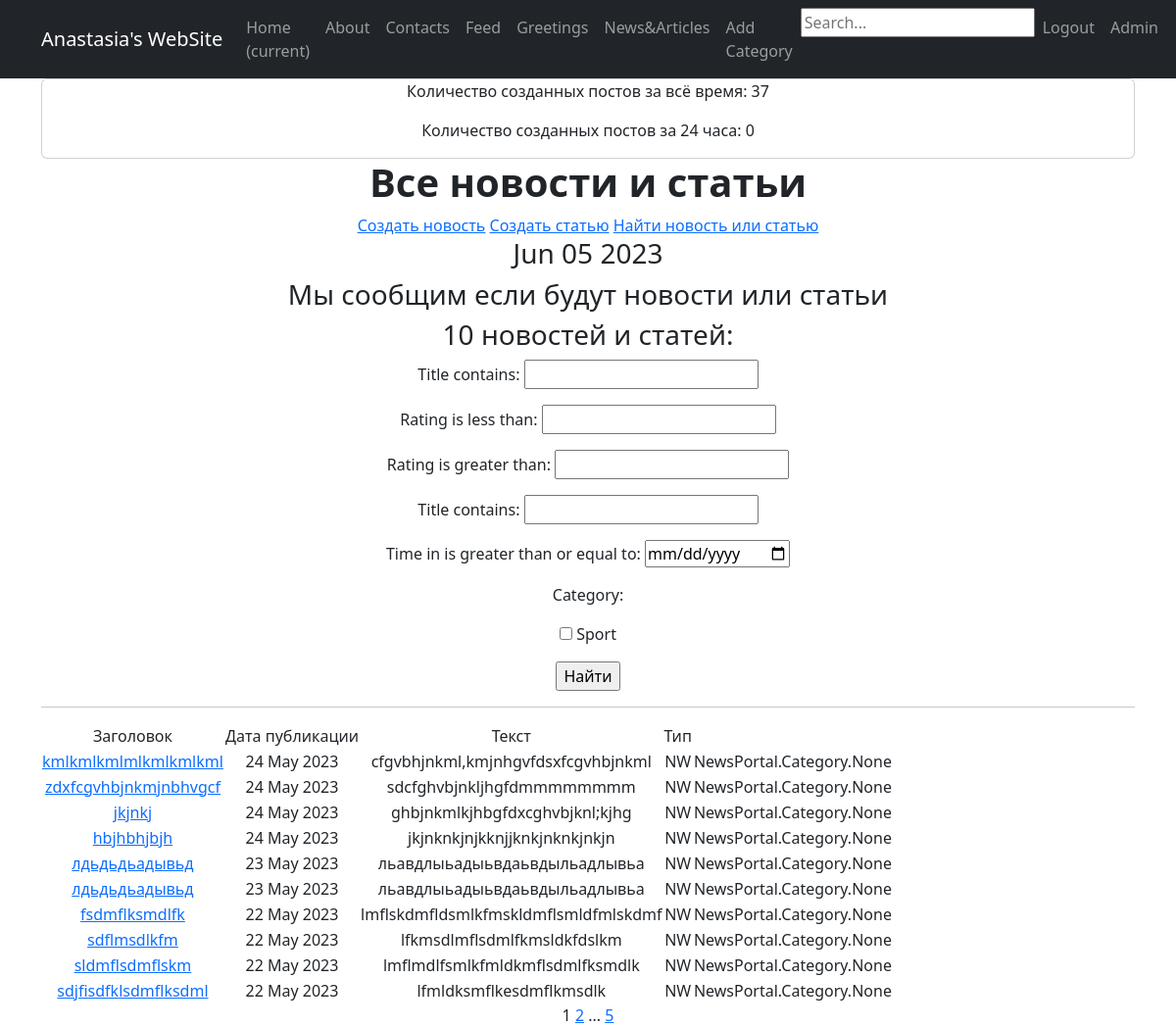
Before: /posts/ (signed in) with the older database file.
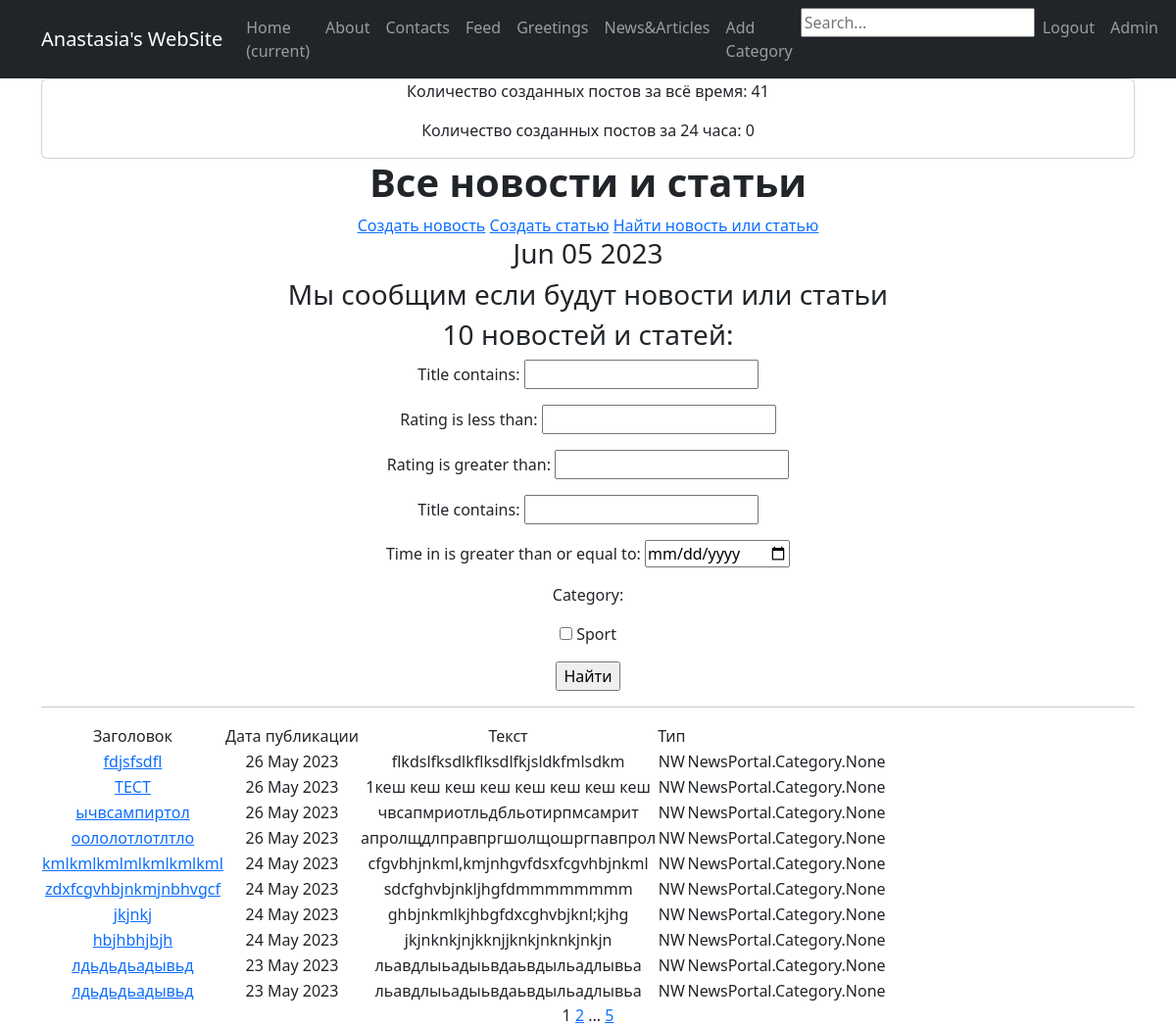
After: the same page with the newer database file.
### NewsPortal/models.py (models this page shows, shortened)
class Post(models.Model):
    author = models.ForeignKey(User, default=1, on_delete=models.SET_DEFAULT)
    type = models.CharField(max_length=7, choices=TYPE)
    time_in = models.DateTimeField(auto_now_add=True)
    category = models.ManyToManyField(Category, through='PostCategory')
    title = models.CharField(max_length=255)
    text = models.TextField()
    rating = models.IntegerField(default=0)

### NewsPortal/views.py (the view)
# urls.py: path('posts/', PostList.as_view(), name='post_list'),
class PostList(ListView):
    model = Post
    ordering = '-time_in'
    template_name = 'posts/posts.html'
    context_object_name = 'posts'
    paginate_by = 10
    @method_decorator(login_required)
    def posts(request):
        posts = Post.objects.filter(author=request.user).order_by('-time_in')
        context = {'posts': posts}
        return render(request, 'NewsPortal/posts.html', context)
    def get_queryset(self):
        queryset = super().get_queryset()
        self.filterset = PostFilter(self.request.GET, queryset)
        return self.filterset.qs
    def get_context_data(self, **kwards):
        context = super().get_context_data(**kwards)
        today = datetime.utcnow().date()
        q_user = Q(author=self.request.user)
        q_date = Q(time_in__gte=today, time_in__lt=today + timedelta(days=1))
        today_posts = self.model.objects.filter(q_user, q_date)
        user_posts_count = self.model.objects.filter(author=self.request.user).count()
        context['user_today_posts_count'] = today_posts.count()
        context['user_posts_count'] = user_posts_count
        context['time_now'] = datetime.utcnow()
        context['next_post'] = None
        context['filterset'] = self.filterset
        return context

### NewsPortal/models.py (called while the page is built)
    def __str__(self):
        return f'{self.name.title()}'

### NewsPortal/templatetags/custom_tags.py (called while the page is built)
@register.simple_tag()
def current_time(format_string='%b %d %Y'):
    return datetime.utcnow().strftime(format_string)

### templates/posts/posts.html (shortened to what this page needs)
{% extends 'flatpages/default.html' %}
{% load custom_filters %}
{% load custom_tags %}
{% block content %}
<div class="card">
        <p class="card-text">Количество созданных постов за всё время: {{user_posts_count}}</p>
        <p classs="card-text"> Количество созданных постов за 24 часа: {{user_today_posts_count}}</p>
</div>
<h1><b> Все новости и статьи </b></h1>
<a href="/news/create/">Создать новость</a>
<a href="/article/create/">Создать статью</a>
<a href="/search/">Найти новость или статью</a>
<h3> {% current_time '%b %d %Y' %}</h3>
<h3> {{ next_post|default_if_none:"Мы сообщим если будут новости или статьи" }} </h3>
<h3> {{ posts|length }} новостей и статей:</h3>
    <form action="" method="get">
       {{ filterset.form.as_p }}
       <input type="submit" value="Найти" />
    </form>
<hr>
    {% if posts %}
{% load cache %}
{% cache 60 posts%}
        <table>
            <tr>
                <td> Заголовок</td>
                <td> Дата публикации </td>
                <td> Текст </td>
                <td> Тип </td>
            </tr>
            {% for post in posts %}
            <tr>
                <td><a href="{% url 'some_news' post.pk %}">{{ post.title }}</a></td>
                <td> {{ post.time_in|date:'d M Y' }} </td>
                <td> {{ post.text|truncatewords:15 }} </td>
                <td> {{ post.type }} </td>
                <td> {{ post.category }} </td>
            </tr>
            {% endfor %}
            {% endcache%}
        </table>
    {% else %}
        <h2> Нет новостей! </h2>
    {% endif %}
   {{ page_obj.number }}
   {% if page_obj.has_next %}
       <a href="?page={{ page_obj.next_page_number }}">{{ page_obj.next_page_number }}</a>
       {% if paginator.num_pages != page_obj.next_page_number %}
           ...
           <a href="?page={{ page_obj.paginator.num_pages }}">{{ page_obj.paginator.num_pages }}</a>
       {% endif %}
   {% endif %}
{% endblock content %}

Changed rows visible on the page:
no longer on this page (row unchanged): Post: title "fsdmflksmdlfk", time_in "22 May 2023", text "lmflskdmfldsmlkfmskldmflsmldfmlskdmf", type "NW", category "NewsPortal.Category.None"
no longer on this page (row unchanged): Post: title "sdflmsdlkfm", time_in "22 May 2023", text "lfkmsdlmflsdmlfkmsldkfdslkm", type "NW", category "NewsPortal.Category.None"
no longer on this page (row unchanged): Post: title "sldmflsdmflskm", time_in "22 May 2023", text "lmflmdlfsmlkfmldkmflsdmlfksmdlk", type "NW", category "NewsPortal.Category.None"
no longer on this page (row unchanged): Post: title "sdjfisdfklsdmflksdml", time_in "22 May 2023", text "lfmldksmflkesdmflkmsdlk", type "NW", category "NewsPortal.Category.None"
added Post: title "fdjsfsdfl", time_in "26 May 2023", text "flkdslfksdlkflksdlfkjsldkfmlsdkm", type "NW", category "NewsPortal.Category.None"
added Post: title "ТЕСТ", time_in "26 May 2023", text "1кеш кеш кеш кеш кеш кеш кеш кеш", type "NW", category "NewsPortal.Category.None"
added Post: title "ычвсампиртол", time_in "26 May 2023", text "чвсапмриотльдбльотирпмсамрит", type "NW", category "NewsPortal.Category.None"
added Post: title "оололотлотлтло", time_in "26 May 2023", text "апролщдлправпргшолщошргпавпрол", type "NW", category "NewsPortal.Category.None"
Other visible differences:
{{ user_posts_count }}: "37" → "41"
